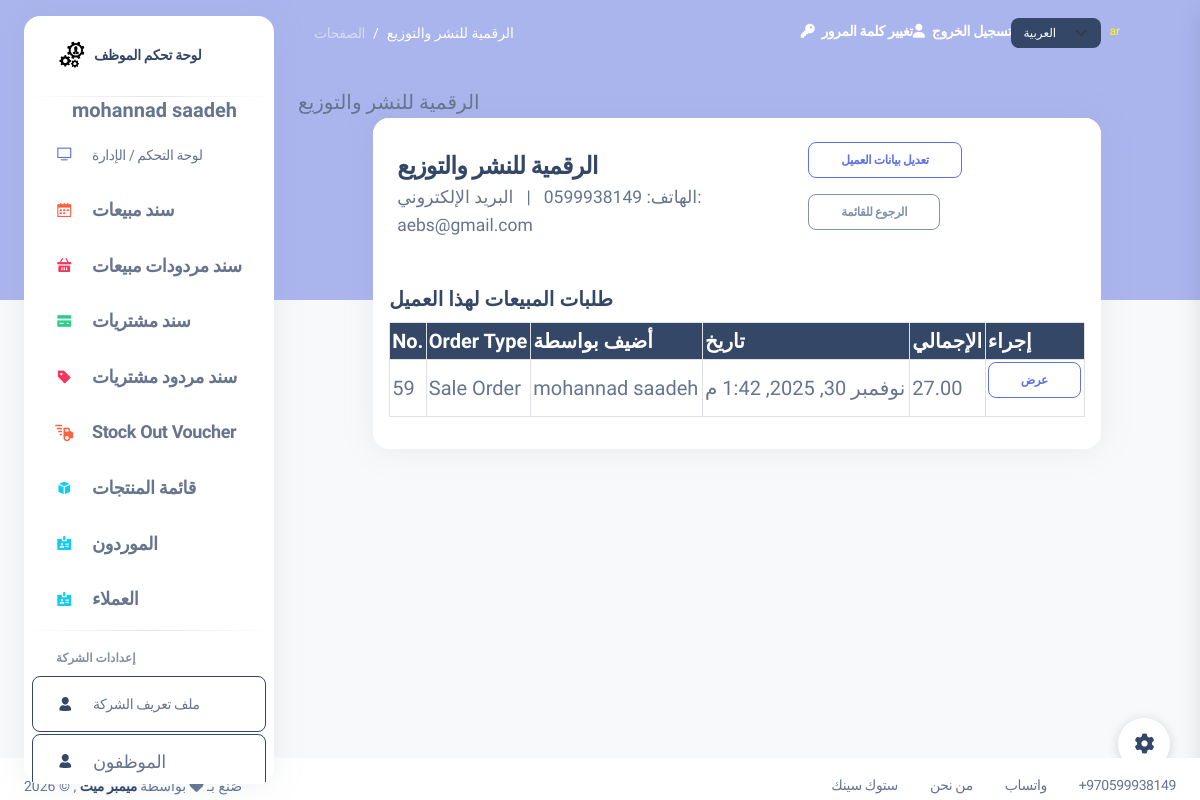
The app's page /customers/3/ (signed in), older data.
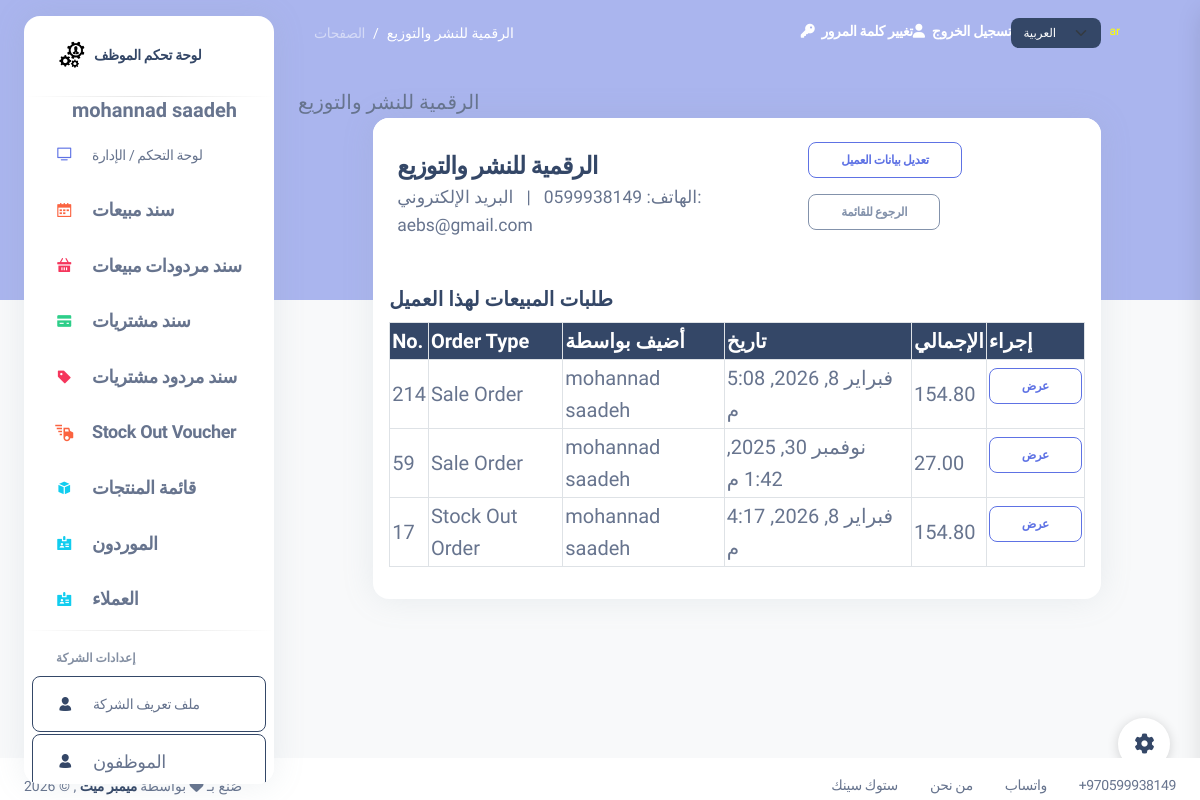
The same page, newer data.
### my_app/models.py (models this page shows, shortened)
class Employee(models.Model):
    first_name = models.CharField(max_length=255)
    last_name = models.CharField(max_length=255)
    email = models.EmailField(max_length=255)
    DOB = models.DateField()
    password = models.CharField(max_length=255)
    confirm_password = models.CharField(max_length=255)
    is_active = models.BooleanField(default=False)
    created_at = models.DateTimeField(auto_now_add=True)
    updated_at = models.DateTimeField(auto_now=True)
    objects = EmployeeManager()

class Customer(models.Model):
    name = models.CharField(max_length=255)
    phone = models.CharField(max_length=20, null=True)
    email = models.EmailField(max_length=255 , null=True)
    contact_info = models.TextField() # address, notes, etc.
    created_at = models.DateTimeField(auto_now_add=True)
    updated_at = models.DateTimeField(auto_now=True)

class Sale_order(models.Model):
    employee = models.ForeignKey(Employee , related_name="sale_orders", on_delete=models.CASCADE) # RESTRICT  deleted >>  dont delete the item or ( default="Default", on_delete=models.SET_DEFAULT)
    customer = models.ForeignKey('Customer', related_name='sales', on_delete=models.CASCADE, null=True, blank=True)
    currency = models.ForeignKey('Currency', on_delete=models.SET_NULL, null=True, blank=True, related_name='sales')
    total_amount = models.DecimalField(max_digits=10, decimal_places=2, default=0.00) #means the total amount of the order
    exchange_rate_to_base = models.DecimalField(max_digits=10, decimal_places=6, default=1.0)  # Exchange rate to base currency
    total_amount_base = models.DecimalField(max_digits=10, decimal_places=2, default=0.00)  # Total amount in base currency
    invoice_pay_method = models.CharField(max_length=10, choices=pay_choices, default='cash')  # Added field
    grand_total = models.DecimalField(max_digits=10, decimal_places=2, default=0.00)
    created_at = models.DateTimeField(auto_now_add=True)
    updated_at = models.DateTimeField(auto_now=True)
    objects = Sale_orderManager()

class Stock_Out_Voucher(models.Model ):
    employee = models.ForeignKey(Employee , related_name="Stock_Out_Vouchers", on_delete=models.CASCADE) # RESTRICT  deleted >>  dont delete the item or ( default="Default", on_delete=models.SET_DEFAULT)
    customer = models.ForeignKey('Customer', related_name='Stock_Out_Vouchers', on_delete=models.CASCADE, null=True, blank=True)
    currency = models.ForeignKey('Currency', related_name='Stock_Out_Vouchers', on_delete=models.SET_NULL, null=True, blank=True)
    exchange_rate_to_base = models.DecimalField(max_digits=10, decimal_places=6, default=1.00)  # rate to convert to base currency
    total_amount = models.DecimalField(max_digits=10, decimal_places=2, default=0.00) # the total amount of the invoice
    total_price_base = models.DecimalField(max_digits=10, decimal_places=2, default=0.00)  # total in base currency
    payment_method = models.CharField(max_length=10, choices=pay_choices, default='cash')
    invoice_pay_method = models.CharField(max_length=10, choices=pay_choices, default='cash')  # Added field
    grand_total = models.DecimalField(max_digits=10, decimal_places=2, default=0.00)
    created_at = models.DateTimeField(auto_now_add=True)
    updated_at = models.DateTimeField(auto_now=True)

### my_app/views.py (the view)
# urls.py: path('customers/<int:id>/', views.customer_detail, name='customer_detail'),
def customer_detail(request, id):
    try:
        customer = models.Customer.objects.get(id=id)
    except models.Customer.DoesNotExist:
        messages.error(request, _('Customer not found.'))
        return redirect('/customers')
    sales_qs = models.Sale_order.objects.filter(customer=customer).order_by('-created_at')
    stock_out_vouchers_qs = models.Stock_Out_Voucher.objects.filter(customer=customer).order_by('-created_at')
    page_number = request.GET.get('page')
    paginator = Paginator(sales_qs, 10)
    sales_page = paginator.get_page(page_number)
    context = {
        'customer': customer,
        'sales': sales_page,
        'employee': models.get_employee_by_id(request.session['employee_id']),
        'sales_paginator': paginator,
        'stock_outs': stock_out_vouchers_qs,
    }
    return render(request, 'customer_detail.html', context)

### my_app/templates/customer_detail.html (shortened to what this page needs)
{% extends 'layouts/base.html' %}
{% load i18n %}
{% block content %}
{% block page_name %}{{ customer.name }}{% endblock %}
<div class="row justify-content-center">
  <div class="col-lg-10 col-md-12">
    <div class="card mb-4">
      <div class="card-header d-flex justify-content-between align-items-center">
        <div>
          <h4 class="mb-0">{{ customer.name }}</h4>
          <div class="small text-muted">{% trans "Phone:" %} {{ customer.phone }} &nbsp; | &nbsp; {% trans "Email:" %} {{ customer.email }}</div>
        </div>
        <div>
          <a href="/customers/{{ customer.id }}/edit" class="btn btn-sm btn-outline-primary">{% trans "Edit Customer" %}</a>
          <a href="/customers" class="btn btn-sm btn-outline-secondary">{% trans "Back to list" %}</a>
        </div>
      </div>
      <div class="card-body">
        <h5>{% trans "Sales Orders for this customer" %}</h5>
        {% if sales %}
        <div class="table-responsive">
          <table class="table table-hover table-bordered align-middle">
            <thead class="table-dark">
              <tr>
                <th>{% trans "No." %}</th>
                <th>{% trans "Order Type" %}</th>
                <th>{% trans "Added by" %}</th>
                <th>{% trans "Date" %}</th>
                <th>{% trans "Total" %}</th>
                <th>{% trans "Action" %}</th>
              </tr>
            </thead>
            <tbody>
              {% for order in sales %}
              <tr>
                <td>{{ order.id }}</td>
                <td>{% trans "Sale Order" %}</td>
                <td>{{ order.employee.first_name }} {{ order.employee.last_name }}</td>
                <td>{{ order.created_at }}</td>
                <td>{{ order.total_amount }}</td>
                <td>
                  <a class="btn btn-sm btn-outline-primary" href="/view_sale_order/{{ order.id }}">{% trans "View" %}</a>
                </td>
              </tr>
              {% endfor %}
              {% for voucher in stock_outs %}
              <tr>
                <td>{{ voucher.id }}</td>
                <td>{% trans "Stock Out Order" %}</td>
                <td>{{ voucher.employee.first_name }} {{ voucher.employee.last_name }}</td>
                <td>{{ voucher.created_at }}</td>
                <td>{{ voucher.total_amount }}</td>
                <td>
                  <a class="btn btn-sm btn-outline-primary" href="/view_stock_out_invoice/{{ voucher.id }}">{% trans "View" %}</a>
                </td>
              </tr>
              {% endfor %}
            </tbody>
          </table>
        </div>
        {% else %}
          <div class="alert alert-info">{% trans "No sales orders found for this customer." %}</div>
        {% endif %}
      </div>
    </div>
  </div>
</div>
{% endblock content %}

### my_app/templates/includes/aside.html (shortened to what this page needs)
{% load static %}
{% load i18n %}
<aside class="sidenav bg-white navbar navbar-vertical navbar-expand-xs border-0 border-radius-xl my-3 fixed-start ms-4 " id="sidenav-main">
    <div class="sidenav-header">
        <a class="navbar-brand m-0" target="_blank">
        <img src="{% static 'img/logo.PNG' %}" class="navbar-brand-img h-100" alt="main_logo">
    <span class="ms-1 font-weight-bold">{% trans "Employee Dashboard" %}</span>
        </a>
        <hr class="horizontal dark mt-0">
    </div>
            <span class="nav-link-text ms-5">
                <b class="message_success" >{{employee.first_name}} {{employee.last_name}}</b>
            </span>
                <div id="sidenav-scrollbar">
        <ul class="navbar-nav">
        <li class="nav-item {% if request.path == '/index'   %} bg-gradient-success {% endif %}">
            <a class="nav-link " href="/index">
            <div class="icon icon-shape icon-sm border-radius-md text-center me-2 d-flex align-items-center justify-content-center">
                <i class="ni ni-tv-2 text-primary text-sm opacity-10"></i>
            </div>
            <span class="nav-link-text ms-1">{% trans "Dashboard / Manage" %}</span>
            </a>
        </li>
        <li class="nav-item {% if request.path == '/sales' or 'view_sale_order' in request.path %} bg-gradient-success {% endif %}">
            <a class="nav-link " href="/sales">
            <div class="icon icon-shape icon-sm border-radius-md text-center me-2 d-flex align-items-center justify-content-center">
                <i class="ni ni-calendar-grid-58 text-warning text-sm opacity-10"></i>
            </div>
            <span class="nav-link-text ms-1" style="font-size:18px !important;"> <strong>{% trans "Sales Orders" %}</strong></span>
            </a>
        </li>
                <li class="nav-item {% if request.path == '/return_sales' or 'view_return_sale' in request.path  %} bg-gradient-success {% endif %}">
            <a class="nav-link " href="/return_sales">
            <div class="icon icon-shape icon-sm border-radius-md text-center me-2 d-flex align-items-center justify-content-center">
                <i class="ni ni-basket text-danger text-sm opacity-10"></i>
            </div>
            <span class="nav-link-text ms-1" style="font-size:18px !important;"><strong>{% trans "Return Sales" %}</strong></span>
            </a>
        </li>
        <li class="nav-item {% if request.path == '/purchases' or 'view_purchase_invoice' in request.path  %} bg-gradient-success {% endif %}">
            <a class="nav-link " href="/purchases">
            <div class="icon icon-shape icon-sm border-radius-md text-center me-2 d-flex align-items-center justify-content-center">
                <i class="ni ni-credit-card text-success text-sm opacity-10"></i>
            </div>
            <span class="nav-link-text ms-1" style="font-size:18px !important;"><strong>{% trans "Purchase Invoices" %}</strong></span>
            </a>
        </li>
        <li class="nav-item {% if request.path == '/return_purchases' or 'view_return_invoice' in request.path  %} bg-gradient-success {% endif %}">
            <a class="nav-link " href="/return_purchases">
            <div class="icon icon-shape icon-sm border-radius-md text-center me-2 d-flex align-items-center justify-content-center">
                <i class="ni ni-tag text-danger text-sm opacity-10"></i>
            </div>
            <span class="nav-link-text ms-1" style="font-size:18px !important;"><strong>{% trans "Return Purchases" %}</strong></span>
            </a>
        </li>
        <li class="nav-item {% if request.path == '/stock_out_voucher' or 'view_stock_out' in request.path %} bg-gradient-success {% endif %}">
            <a class="nav-link" href="/stock_out_voucher">
            <div class="icon icon-shape icon-sm border-radius-md text-center me-2 d-flex align-items-center justify-content-center">
                <i class="ni ni-delivery-fast text-warning text-lg opacity-10"></i>
            </div>
            <span class="nav-link-text ms-1" style="font-size:18px !important;"><strong>{% trans "Stock Out Voucher" %}</strong></span>
            </a>
        </li>
        <li class="nav-item {% if request.path == '/products/' or 'products' in request.path %} bg-gradient-success {% endif %}">
            <a class="nav-link " href="/products">
            <div class="icon icon-shape icon-sm border-radius-md text-center me-2 d-flex align-items-center justify-content-center">
                <i class="ni ni-app text-info text-sm opacity-10"></i>
            </div>
            <span class="nav-link-text ms-1" style="font-size:18px !important;"> <strong>{% trans "Product List" %}</strong></span>
            </a>
        </li>
        <li class="nav-item {% if request.path == '/suppliers' %} bg-gradient-success {% endif %}">
            <a class="nav-link " href="/suppliers">
            <div class="icon icon-shape icon-sm border-radius-md text-center me-2 d-flex align-items-center justify-content-center">
                <i class="ni ni-badge text-info text-sm opacity-10"></i>
            </div>
            <span class="nav-link-text ms-1" style="font-size:18px !important;"> <strong>{% trans "Suppliers" %}</strong></span>
            </a>
        </li>
        <li class="nav-item {% if request.path == '/customers' %} bg-gradient-success {% endif %}">
            <a class="nav-link " href="/customers">
            <div class="icon icon-shape icon-sm border-radius-md text-center me-2 d-flex align-items-center justify-content-center">
                <i class="ni ni-badge text-info text-sm opacity-10"></i>
            </div>
            <span class="nav-link-text ms-1" style="font-size:18px !important;"> <strong>{% trans "Customers" %}</strong></span>
            </a>
        </li>
        <hr class="horizontal dark my-1">
         <li class="nav-item mt-3">
            <h6 class="ps-4 ms-2 text-uppercase text-xs font-weight-bolder opacity-6">{% trans "Company Settings" %}</h6>
        </li>
        <li class="nav-item">
            <a class="nav-link btn btn-outline-dark {% if request.path == '/company_profile'   %} active me-2 {% endif %} " href="/company_profile">
            <div class="icon icon-shape icon-sm border-radius-md text-center me-2 d-flex align-items-center justify-content-center">
                <i class="ni ni-single-02 text-dark text-sm opacity-10"></i>
            </div>
            <span class="nav-link-text ms-1">{% trans "Company Profile" %}</span>
            </a>
        </li>
        <li class="nav-item">
            <a class="nav-link btn btn-outline-dark  {% if request.path == '/employees'   %} active me-2 {% endif %}" href="/employees">
            <div class="icon icon-shape icon-sm border-radius-md text-center me-2 d-flex align-items-center justify-content-center">
                <i class="ni ni-single-02 text-dark text-sm opacity-10"></i>
            </div>
            <span class="nav-link-text ms-1" style="font-size:18px !important;">{% trans "Employees" %}</span>
            </a>
        </li>
            </ul>
            </div>
</aside>

Row changes from the older to the newer data that the page shows:
added Sale_order: id "214", employee.first_name "mohannad", employee.last_name "saadeh", created_at "فبراير 8, 2026, 5:08 م", total_amount "154.80"
added Stock_Out_Voucher: id "17", employee.first_name "mohannad", employee.last_name "saadeh", created_at "فبراير 8, 2026, 4:17 م", total_amount "154.80"
